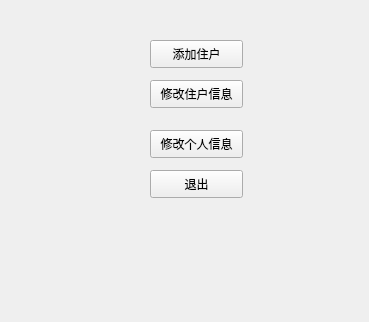
<?xml version="1.0" encoding="UTF-8"?>
<ui version="4.0">
 <class>menuWidget</class>
 <widget class="QWidget" name="menuWidget">
  <property name="geometry">
   <rect>
    <x>0</x>
    <y>0</y>
    <width>369</width>
    <height>322</height>
   </rect>
  </property>
  <property name="windowTitle">
   <string>Form</string>
  </property>
  <widget class="QPushButton" name="addButton">
   <property name="geometry">
    <rect>
     <x>150</x>
     <y>40</y>
     <width>93</width>
     <height>28</height>
    </rect>
   </property>
   <property name="text">
    <string>添加住户</string>
   </property>
  </widget>
  <widget class="QPushButton" name="modifyOwnerButton">
   <property name="geometry">
    <rect>
     <x>150</x>
     <y>80</y>
     <width>93</width>
     <height>28</height>
    </rect>
   </property>
   <property name="text">
    <string>修改住户信息</string>
   </property>
  </widget>
  <widget class="QPushButton" name="modifyMyButton">
   <property name="geometry">
    <rect>
     <x>150</x>
     <y>130</y>
     <width>93</width>
     <height>28</height>
    </rect>
   </property>
   <property name="text">
    <string>修改个人信息</string>
   </property>
  </widget>
  <widget class="QPushButton" name="exitButton">
   <property name="geometry">
    <rect>
     <x>150</x>
     <y>170</y>
     <width>93</width>
     <height>28</height>
    </rect>
   </property>
   <property name="text">
    <string>退出</string>
   </property>
  </widget>
 </widget>
 <resources/>
 <connections/>
</ui>
